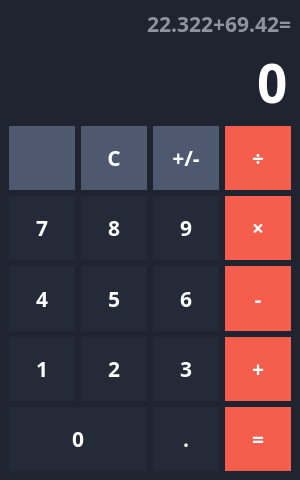
<?xml version="1.0" encoding="UTF-8"?>
<ui version="4.0">
 <class>MainWindow</class>
 <widget class="QMainWindow" name="MainWindow">
  <property name="geometry">
   <rect>
    <x>0</x>
    <y>0</y>
    <width>300</width>
    <height>480</height>
   </rect>
  </property>
  <property name="minimumSize">
   <size>
    <width>300</width>
    <height>480</height>
   </size>
  </property>
  <property name="windowTitle">
   <string>Calculator</string>
  </property>
  <property name="windowIcon">
   <iconset resource="../resource.qrc">
    <normaloff>:/icons/icons/calculate.svg</normaloff>:/icons/icons/calculate.svg</iconset>
  </property>
  <property name="styleSheet">
   <string notr="true">QWidget {
    color: white;
    background-color: #202430;
    font-family: Rubik;
    font-size:16pt;
    font-weight: 600;
}

QPushButton {
    background-color: #242a38;
    border: none;
}

QPushButton:hover {
	background-color: #2a3141;	
}

QPushButton:pressed {
	background-color: #4d5f7c;
}</string>
  </property>
  <property name="iconSize">
   <size>
    <width>48</width>
    <height>48</height>
   </size>
  </property>
  <widget class="QWidget" name="centralwidget">
   <layout class="QVBoxLayout" name="verticalLayout">
    <item>
     <widget class="QLabel" name="label">
      <property name="sizePolicy">
       <sizepolicy hsizetype="Preferred" vsizetype="Maximum">
        <horstretch>0</horstretch>
        <verstretch>0</verstretch>
       </sizepolicy>
      </property>
      <property name="styleSheet">
       <string notr="true">color:#8d939f;</string>
      </property>
      <property name="text">
       <string>22.322+69.42=</string>
      </property>
      <property name="alignment">
       <set>Qt::AlignRight|Qt::AlignTrailing|Qt::AlignVCenter</set>
      </property>
     </widget>
    </item>
    <item>
     <widget class="QLineEdit" name="lineEdit">
      <property name="sizePolicy">
       <sizepolicy hsizetype="Expanding" vsizetype="Maximum">
        <horstretch>0</horstretch>
        <verstretch>0</verstretch>
       </sizepolicy>
      </property>
      <property name="styleSheet">
       <string notr="true">font-size:40pt;
border:none;</string>
      </property>
      <property name="text">
       <string>0</string>
      </property>
      <property name="maxLength">
       <number>10</number>
      </property>
      <property name="alignment">
       <set>Qt::AlignRight|Qt::AlignTrailing|Qt::AlignVCenter</set>
      </property>
      <property name="readOnly">
       <bool>true</bool>
      </property>
     </widget>
    </item>
    <item>
     <layout class="QGridLayout" name="layout_btns" rowstretch="0,0,0,0,0" columnstretch="0,0,0,0">
      <item row="1" column="0">
       <widget class="QPushButton" name="btn_7">
        <property name="sizePolicy">
         <sizepolicy hsizetype="Minimum" vsizetype="Expanding">
          <horstretch>0</horstretch>
          <verstretch>0</verstretch>
         </sizepolicy>
        </property>
        <property name="text">
         <string>7</string>
        </property>
        <property name="shortcut">
         <string>7</string>
        </property>
       </widget>
      </item>
      <item row="1" column="2">
       <widget class="QPushButton" name="btn_9">
        <property name="sizePolicy">
         <sizepolicy hsizetype="Minimum" vsizetype="Expanding">
          <horstretch>0</horstretch>
          <verstretch>0</verstretch>
         </sizepolicy>
        </property>
        <property name="text">
         <string>9</string>
        </property>
        <property name="shortcut">
         <string/>
        </property>
       </widget>
      </item>
      <item row="1" column="1">
       <widget class="QPushButton" name="btn_8">
        <property name="sizePolicy">
         <sizepolicy hsizetype="Minimum" vsizetype="Expanding">
          <horstretch>0</horstretch>
          <verstretch>0</verstretch>
         </sizepolicy>
        </property>
        <property name="text">
         <string>8</string>
        </property>
        <property name="shortcut">
         <string>8</string>
        </property>
       </widget>
      </item>
      <item row="2" column="2">
       <widget class="QPushButton" name="btn_6">
        <property name="sizePolicy">
         <sizepolicy hsizetype="Minimum" vsizetype="Expanding">
          <horstretch>0</horstretch>
          <verstretch>0</verstretch>
         </sizepolicy>
        </property>
        <property name="text">
         <string>6</string>
        </property>
        <property name="shortcut">
         <string>6</string>
        </property>
       </widget>
      </item>
      <item row="4" column="0" colspan="2">
       <widget class="QPushButton" name="btn_0">
        <property name="sizePolicy">
         <sizepolicy hsizetype="Minimum" vsizetype="Expanding">
          <horstretch>0</horstretch>
          <verstretch>0</verstretch>
         </sizepolicy>
        </property>
        <property name="styleSheet">
         <string notr="true"/>
        </property>
        <property name="text">
         <string>0</string>
        </property>
        <property name="shortcut">
         <string>0</string>
        </property>
       </widget>
      </item>
      <item row="3" column="1">
       <widget class="QPushButton" name="btn_2">
        <property name="sizePolicy">
         <sizepolicy hsizetype="Minimum" vsizetype="Expanding">
          <horstretch>0</horstretch>
          <verstretch>0</verstretch>
         </sizepolicy>
        </property>
        <property name="text">
         <string>2</string>
        </property>
        <property name="shortcut">
         <string>2</string>
        </property>
       </widget>
      </item>
      <item row="3" column="2">
       <widget class="QPushButton" name="btn_3">
        <property name="sizePolicy">
         <sizepolicy hsizetype="Minimum" vsizetype="Expanding">
          <horstretch>0</horstretch>
          <verstretch>0</verstretch>
         </sizepolicy>
        </property>
        <property name="text">
         <string>3</string>
        </property>
        <property name="shortcut">
         <string>3</string>
        </property>
       </widget>
      </item>
      <item row="4" column="2">
       <widget class="QPushButton" name="btn_dot">
        <property name="sizePolicy">
         <sizepolicy hsizetype="Minimum" vsizetype="Expanding">
          <horstretch>0</horstretch>
          <verstretch>0</verstretch>
         </sizepolicy>
        </property>
        <property name="text">
         <string>.</string>
        </property>
        <property name="shortcut">
         <string>.</string>
        </property>
       </widget>
      </item>
      <item row="2" column="1">
       <widget class="QPushButton" name="btn_5">
        <property name="sizePolicy">
         <sizepolicy hsizetype="Minimum" vsizetype="Expanding">
          <horstretch>0</horstretch>
          <verstretch>0</verstretch>
         </sizepolicy>
        </property>
        <property name="text">
         <string>5</string>
        </property>
        <property name="shortcut">
         <string>5</string>
        </property>
       </widget>
      </item>
      <item row="3" column="0">
       <widget class="QPushButton" name="btn_1">
        <property name="sizePolicy">
         <sizepolicy hsizetype="Minimum" vsizetype="Expanding">
          <horstretch>0</horstretch>
          <verstretch>0</verstretch>
         </sizepolicy>
        </property>
        <property name="text">
         <string>1</string>
        </property>
        <property name="shortcut">
         <string>1</string>
        </property>
       </widget>
      </item>
      <item row="0" column="0">
       <widget class="QPushButton" name="btn_backspace">
        <property name="sizePolicy">
         <sizepolicy hsizetype="Minimum" vsizetype="Expanding">
          <horstretch>0</horstretch>
          <verstretch>0</verstretch>
         </sizepolicy>
        </property>
        <property name="styleSheet">
         <string notr="true">QPushButton {
    background-color: #4e596f;
    border: none;
}
 QPushButton:hover {
	background-color: #5a6780;
 }
 QPushButton:pressed {
	background-color: #707f9e;
 }</string>
        </property>
        <property name="text">
         <string/>
        </property>
        <property name="icon">
         <iconset resource="../resource.qrc">
          <normaloff>:/icons/icons/backspace.svg</normaloff>:/icons/icons/backspace.svg</iconset>
        </property>
        <property name="iconSize">
         <size>
          <width>32</width>
          <height>32</height>
         </size>
        </property>
        <property name="shortcut">
         <string>Backspace</string>
        </property>
       </widget>
      </item>
      <item row="0" column="2">
       <widget class="QPushButton" name="btn_plus_minus">
        <property name="sizePolicy">
         <sizepolicy hsizetype="Minimum" vsizetype="Expanding">
          <horstretch>0</horstretch>
          <verstretch>0</verstretch>
         </sizepolicy>
        </property>
        <property name="styleSheet">
         <string notr="true">QPushButton {
    background-color: #4e596f;
    border: none;
}
 QPushButton:hover {
	background-color: #5a6780;
 }
 QPushButton:pressed {
	background-color: #707f9e;
 }</string>
        </property>
        <property name="text">
         <string>+/-</string>
        </property>
       </widget>
      </item>
      <item row="2" column="0">
       <widget class="QPushButton" name="btn_4">
        <property name="sizePolicy">
         <sizepolicy hsizetype="Minimum" vsizetype="Expanding">
          <horstretch>0</horstretch>
          <verstretch>0</verstretch>
         </sizepolicy>
        </property>
        <property name="text">
         <string>4</string>
        </property>
        <property name="shortcut">
         <string>4</string>
        </property>
       </widget>
      </item>
      <item row="0" column="1">
       <widget class="QPushButton" name="btn_C">
        <property name="sizePolicy">
         <sizepolicy hsizetype="Minimum" vsizetype="Expanding">
          <horstretch>0</horstretch>
          <verstretch>0</verstretch>
         </sizepolicy>
        </property>
        <property name="styleSheet">
         <string notr="true">QPushButton {
    background-color: #4e596f;
    border: none;
}
 QPushButton:hover {
	background-color: #5a6780;
 }
 QPushButton:pressed {
	background-color: #707f9e;
 }</string>
        </property>
        <property name="text">
         <string>C</string>
        </property>
        <property name="iconSize">
         <size>
          <width>32</width>
          <height>32</height>
         </size>
        </property>
        <property name="shortcut">
         <string>C</string>
        </property>
       </widget>
      </item>
      <item row="1" column="3">
       <widget class="QPushButton" name="btn_multiply">
        <property name="sizePolicy">
         <sizepolicy hsizetype="Minimum" vsizetype="Expanding">
          <horstretch>0</horstretch>
          <verstretch>0</verstretch>
         </sizepolicy>
        </property>
        <property name="styleSheet">
         <string notr="true">QPushButton {
    background-color: #f55d4d;
    border: none;
}
 QPushButton:hover {
	background-color: #f77365;
 }
 QPushButton:pressed {
	background-color: #ffa298;
 }</string>
        </property>
        <property name="text">
         <string>×</string>
        </property>
        <property name="shortcut">
         <string>*</string>
        </property>
        <attribute name="buttonGroup">
         <string notr="true">buttonGroup</string>
        </attribute>
       </widget>
      </item>
      <item row="4" column="3">
       <widget class="QPushButton" name="btn_equals">
        <property name="sizePolicy">
         <sizepolicy hsizetype="Minimum" vsizetype="Expanding">
          <horstretch>0</horstretch>
          <verstretch>0</verstretch>
         </sizepolicy>
        </property>
        <property name="styleSheet">
         <string notr="true">QPushButton {
    background-color: #f55d4d;
    border: none;
}
 QPushButton:hover {
	background-color: #f77365;
 }
 QPushButton:pressed {
	background-color: #ffa298;
 }</string>
        </property>
        <property name="text">
         <string>=</string>
        </property>
        <property name="shortcut">
         <string>=</string>
        </property>
       </widget>
      </item>
      <item row="3" column="3">
       <widget class="QPushButton" name="btn_plus">
        <property name="sizePolicy">
         <sizepolicy hsizetype="Minimum" vsizetype="Expanding">
          <horstretch>0</horstretch>
          <verstretch>0</verstretch>
         </sizepolicy>
        </property>
        <property name="styleSheet">
         <string notr="true">QPushButton {
    background-color: #f55d4d;
    border: none;
}
 QPushButton:hover {
	background-color: #f77365;
 }
 QPushButton:pressed {
	background-color: #ffa298;
 }</string>
        </property>
        <property name="text">
         <string>+</string>
        </property>
        <property name="shortcut">
         <string>+</string>
        </property>
        <attribute name="buttonGroup">
         <string notr="true">buttonGroup</string>
        </attribute>
       </widget>
      </item>
      <item row="2" column="3">
       <widget class="QPushButton" name="btn_minus">
        <property name="sizePolicy">
         <sizepolicy hsizetype="Minimum" vsizetype="Expanding">
          <horstretch>0</horstretch>
          <verstretch>0</verstretch>
         </sizepolicy>
        </property>
        <property name="styleSheet">
         <string notr="true">QPushButton {
    background-color: #f55d4d;
    border: none;
}
 QPushButton:hover {
	background-color: #f77365;
 }
 QPushButton:pressed {
	background-color: #ffa298;
 }</string>
        </property>
        <property name="text">
         <string>-</string>
        </property>
        <property name="shortcut">
         <string>-</string>
        </property>
        <attribute name="buttonGroup">
         <string notr="true">buttonGroup</string>
        </attribute>
       </widget>
      </item>
      <item row="0" column="3">
       <widget class="QPushButton" name="btn_divide">
        <property name="sizePolicy">
         <sizepolicy hsizetype="Minimum" vsizetype="Expanding">
          <horstretch>0</horstretch>
          <verstretch>0</verstretch>
         </sizepolicy>
        </property>
        <property name="styleSheet">
         <string notr="true">QPushButton {
    background-color: #f55d4d;
    border: none;
}
 QPushButton:hover {
	background-color: #f77365;
 }
 QPushButton:pressed {
	background-color: #ffa298;
 }</string>
        </property>
        <property name="text">
         <string>÷</string>
        </property>
        <property name="shortcut">
         <string>/</string>
        </property>
        <attribute name="buttonGroup">
         <string notr="true">buttonGroup</string>
        </attribute>
       </widget>
      </item>
     </layout>
    </item>
   </layout>
  </widget>
 </widget>
 <resources>
  <include location="../resource.qrc"/>
 </resources>
 <connections/>
 <buttongroups>
  <buttongroup name="buttonGroup"/>
 </buttongroups>
</ui>
